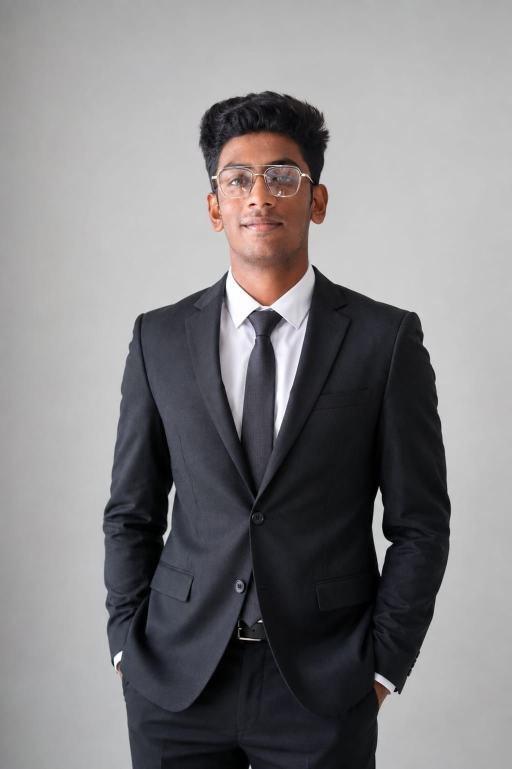
#> input picture images/person.jpg, 1023 x 1537 px (shown at 1/2 size)
$ python -i face_recognizer.py   (imports and definitions only)
#> lines starting #> are read from the running program, lines starting #| are printed output that depends on the picture
#> further down, picture is the input picture: shape (1537, 1023, 3); mean B, G, R 130.9, 129.2, 130.7
"""
Face Recognition / Embedding Module
Extracts face embeddings and computes similarity.

Uses a lightweight approach based on:
1. OpenCV's DNN face recognizer (primary - no extra install)
2. Histogram-based fallback

This avoids requiring dlib/face_recognition compilation on Windows.
"""

import cv2
import numpy as np
import os
import urllib.request


# Directory for model files
MODEL_DIR = os.path.join(os.path.dirname(os.path.dirname(os.path.abspath(__file__))), "models")

# OpenCV DNN face recognizer model files
FACE_RECOGNIZER_MODEL = "face_recognition_sface_2021dec.onnx"
FACE_RECOGNIZER_URL = "https://github.com/opencv/opencv_zoo/raw/main/models/face_recognition_sface/face_recognition_sface_2021dec.onnx"

# OpenCV DNN face detector model files (YuNet - more reliable than Haar)
FACE_DETECTOR_MODEL = "face_detection_yunet_2023mar.onnx"
FACE_DETECTOR_URL = "https://github.com/opencv/opencv_zoo/raw/main/models/face_detection_yunet/face_detection_yunet_2023mar.onnx"


def ensure_model_downloaded(model_name, url):
    """Download model file if not present."""
#> called with model_name = 'face_recognition_sface_2021dec.onnx'
    os.makedirs(MODEL_DIR, exist_ok=True)
    model_path = os.path.join(MODEL_DIR, model_name)

    if not os.path.exists(model_path):
        print(f"Downloading {model_name}...")
        print(f"  From: {url}")
        try:
            urllib.request.urlretrieve(url, model_path)
#> (this line was passed over: the network is not available in this run)
            print(f"  Downloaded successfully to {model_path}")
        except Exception as e:
            print(f"  Failed to download: {e}")
            print(f"  Please download manually from: {url}")
            print(f"  Place it in: {MODEL_DIR}")
            return None

    return model_path


class FaceEmbedder:
    """
    Extracts 128-dimensional face embeddings using OpenCV's SFace model.
    Falls back to histogram-based features if model unavailable.
    """

    def __init__(self):
        self.recognizer = None
        self.yunet_detector = None
        self.use_sface = False
        self._init_sface()

    def _init_sface(self):
        """Initialize OpenCV SFace recognizer."""
        try:
            model_path = ensure_model_downloaded(FACE_RECOGNIZER_MODEL, FACE_RECOGNIZER_URL)
            if model_path and os.path.exists(model_path):
                self.recognizer = cv2.FaceRecognizerSF.create(model_path, "")
                self.use_sface = True
                print("[INFO] SFace recognizer loaded successfully")
            else:
                print("[WARN] SFace model not available, using fallback")
        except Exception as e:
            print(f"[WARN] Could not load SFace: {e}")
            print("[INFO] Using histogram-based fallback")

    # [16 lines left out: function _init_yunet, not called in this run]

    def extract_embedding(self, face_image):
        """
        Extract face embedding from a preprocessed face image.

        Args:
            face_image: Cropped and preprocessed face (BGR, any size)

        Returns:
            Numpy array of face embedding (128-d for SFace, 256-d for fallback)
        """
        if face_image is None or face_image.size == 0:
            return None

        if self.use_sface:
            return self._extract_sface_embedding(face_image)
        else:
            return self._extract_histogram_embedding(face_image)

    # [24 lines left out: function _extract_sface_embedding, not called in this run]

    def _extract_histogram_embedding(self, face_image):
        """
        Fallback: Extract features using histogram-based approach.
        Creates a 256-dimensional feature vector from LBP-like histograms.
        """
        try:
            # Resize to standard size
            resized = cv2.resize(face_image, (128, 128))
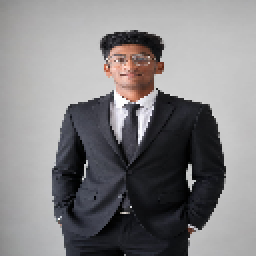
#> resized: shape (128, 128, 3) (shown 2 times larger); mean B, G, R 130.9, 129.2, 130.7
            gray = cv2.cvtColor(resized, cv2.COLOR_BGR2GRAY) if len(resized.shape) == 3 else resized
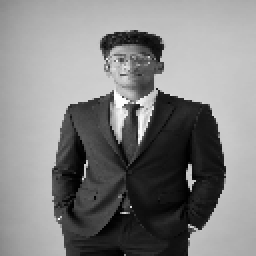
#> gray: shape (128, 128) (shown 2 times larger); min 0, max 255, mean 129.8

            # Divide face into 4x4 grid
            features = []
            cell_h, cell_w = gray.shape[0] // 4, gray.shape[1] // 4
#> cell_h = 32; cell_w = 32

            for i in range(4):
                for j in range(4):
                    cell = gray[i*cell_h:(i+1)*cell_h, j*cell_w:(j+1)*cell_w]
                    hist = cv2.calcHist([cell], [0], None, [16], [0, 256])
                    hist = hist.flatten() / (hist.sum() + 1e-7)  # Normalize
                    features.extend(hist)
#> after the loop, features = 256 values, max 0.84 at index 124, min 0 at index 0, mean 0.0625

            return np.array(features, dtype=np.float32)
        except Exception as e:
            print(f"[ERROR] Histogram extraction failed: {e}")
            return None

    # [26 lines left out: function compute_similarity, not called in this run]

>>> import cv2
>>> picture = cv2.imread('../images/person.jpg')
>>> result = FaceEmbedder().extract_embedding(picture)
#> result has the same summary as features in _extract_histogram_embedding
